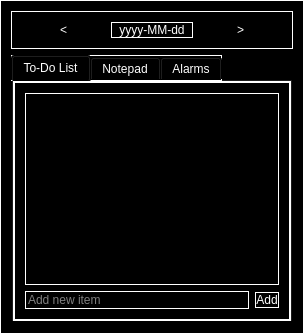
<?xml version="1.0" encoding="UTF-8"?>
<ui version="4.0">
 <class>MainWindow</class>
 <widget class="QMainWindow" name="MainWindow">
  <property name="windowTitle">
   <string>qtWispr</string>
  </property>
  <property name="styleSheet">
   <string notr="true">background-color: black; color: white; border: 1px solid white;</string>
  </property>
  <widget class="QWidget" name="centralwidget">
   <layout class="QVBoxLayout" name="verticalLayout_main">
    <item>
     <widget class="QWidget" name="topPanel">
      <layout class="QHBoxLayout" name="horizontalLayout_topPanel">
       <item>
        <widget class="QPushButton" name="prevButton">
         <property name="text">
          <string>&lt;</string>
         </property>
         <property name="styleSheet">
          <string notr="true">color: white; background-color: black; border: none;</string>
         </property>
        </widget>
       </item>
       <item>
        <widget class="QLabel" name="dateLabel">
         <property name="text">
          <string>yyyy-MM-dd</string>
         </property>
         <property name="alignment">
          <set>Qt::AlignCenter</set>
         </property>
         <property name="styleSheet">
          <string notr="true">color: white; background-color: black;</string>
         </property>
        </widget>
       </item>
       <item>
        <widget class="QPushButton" name="nextButton">
         <property name="text">
          <string>&gt;</string>
         </property>
         <property name="styleSheet">
          <string notr="true">color: white; background-color: black; border: none;</string>
         </property>
        </widget>
       </item>
      </layout>
     </widget>
    </item>
    <item>
     <widget class="QTabWidget" name="tabWidget">
      <property name="styleSheet">
       <string notr="true">background-color: black; color: white;</string>
      </property>
      <widget class="QWidget" name="tab_todo">
       <attribute name="title">
        <string>To-Do List</string>
       </attribute>
       <layout class="QVBoxLayout" name="verticalLayout_todo">
        <item>
         <widget class="QListWidget" name="todoListWidget">
          <property name="styleSheet">
           <string notr="true">background-color: black; color: white;</string>
          </property>
         </widget>
        </item>
        <item>
         <layout class="QHBoxLayout" name="horizontalLayout_todoInput">
          <item>
           <widget class="QLineEdit" name="todoLineEdit">
            <property name="placeholderText">
             <string>Add new item</string>
            </property>
            <property name="styleSheet">
             <string notr="true">background-color: black; color: white; border: 1px solid white;</string>
            </property>
           </widget>
          </item>
          <item>
           <widget class="QPushButton" name="addTodoButton">
            <property name="text">
             <string>Add</string>
            </property>
            <property name="styleSheet">
             <string notr="true">color: white; background-color: black; border: 1px solid white;</string>
            </property>
           </widget>
          </item>
         </layout>
        </item>
       </layout>
      </widget>
      <widget class="QWidget" name="tab_notepad">
       <attribute name="title">
        <string>Notepad</string>
       </attribute>
       <layout class="QVBoxLayout" name="verticalLayout_notepad">
        <item>
         <widget class="QTextEdit" name="notepadTextEdit">
          <property name="styleSheet">
           <string notr="true">background-color: black; color: white; border: 1px solid white;</string>
          </property>
         </widget>
        </item>
       </layout>
      </widget>
      <widget class="QWidget" name="tab_alarms">
       <attribute name="title">
        <string>Alarms</string>
       </attribute>
       <layout class="QVBoxLayout" name="verticalLayout_alarms">
        <item>
         <widget class="QListWidget" name="alarmListWidget">
          <property name="styleSheet">
           <string notr="true">background-color: black; color: white;</string>
          </property>
         </widget>
        </item>
        <item>
         <layout class="QHBoxLayout" name="horizontalLayout_alarmInput">
          <item>
           <widget class="QTimeEdit" name="alarmTimeEdit">
            <property name="styleSheet">
             <string notr="true">background-color: black; color: white; border: 1px solid white;</string>
            </property>
           </widget>
          </item>
          <item>
           <widget class="QLineEdit" name="alarmMessageLineEdit">
            <property name="placeholderText">
             <string>Alarm message</string>
            </property>
            <property name="styleSheet">
             <string notr="true">background-color: black; color: white; border: 1px solid white;</string>
            </property>
           </widget>
          </item>
          <item>
           <widget class="QPushButton" name="addAlarmButton">
            <property name="text">
             <string>Add</string>
            </property>
            <property name="styleSheet">
             <string notr="true">color: white; background-color: black; border: 1px solid white;</string>
            </property>
           </widget>
          </item>
         </layout>
        </item>
       </layout>
      </widget>
     </widget>
    </item>
   </layout>
  </widget>
 </widget>
 <layoutdefault spacing="6" margin="11"/>
 <resources/>
 <connections/>
</ui>
